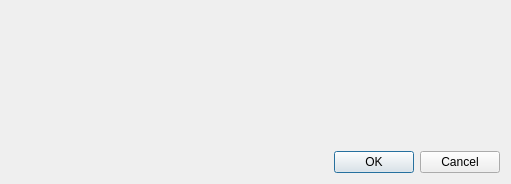
<?xml version="1.0" encoding="UTF-8"?>
<ui version="4.0">
 <class>ParameterDialog</class>
 <widget class="QDialog" name="ParameterDialog">
  <property name="geometry">
   <rect>
    <x>0</x>
    <y>0</y>
    <width>511</width>
    <height>184</height>
   </rect>
  </property>
  <property name="windowTitle">
   <string>Parameter einstellen</string>
  </property>
  <layout class="QVBoxLayout" name="verticalLayout">
   <item>
    <spacer name="verticalSpacer">
     <property name="orientation">
      <enum>Qt::Vertical</enum>
     </property>
     <property name="sizeHint" stdset="0">
      <size>
       <width>20</width>
       <height>40</height>
      </size>
     </property>
    </spacer>
   </item>
   <item>
    <layout class="QVBoxLayout" name="param_layout"/>
   </item>
   <item>
    <spacer name="verticalSpacer_2">
     <property name="orientation">
      <enum>Qt::Vertical</enum>
     </property>
     <property name="sizeHint" stdset="0">
      <size>
       <width>20</width>
       <height>40</height>
      </size>
     </property>
    </spacer>
   </item>
   <item>
    <widget class="QDialogButtonBox" name="button_box">
     <property name="orientation">
      <enum>Qt::Horizontal</enum>
     </property>
     <property name="standardButtons">
      <set>QDialogButtonBox::Cancel|QDialogButtonBox::Ok</set>
     </property>
    </widget>
   </item>
  </layout>
 </widget>
 <resources/>
 <connections>
  <connection>
   <sender>button_box</sender>
   <signal>accepted()</signal>
   <receiver>ParameterDialog</receiver>
   <slot>accept()</slot>
   <hints>
    <hint type="sourcelabel">
     <x>248</x>
     <y>254</y>
    </hint>
    <hint type="destinationlabel">
     <x>157</x>
     <y>274</y>
    </hint>
   </hints>
  </connection>
  <connection>
   <sender>button_box</sender>
   <signal>rejected()</signal>
   <receiver>ParameterDialog</receiver>
   <slot>reject()</slot>
   <hints>
    <hint type="sourcelabel">
     <x>316</x>
     <y>260</y>
    </hint>
    <hint type="destinationlabel">
     <x>286</x>
     <y>274</y>
    </hint>
   </hints>
  </connection>
 </connections>
</ui>
